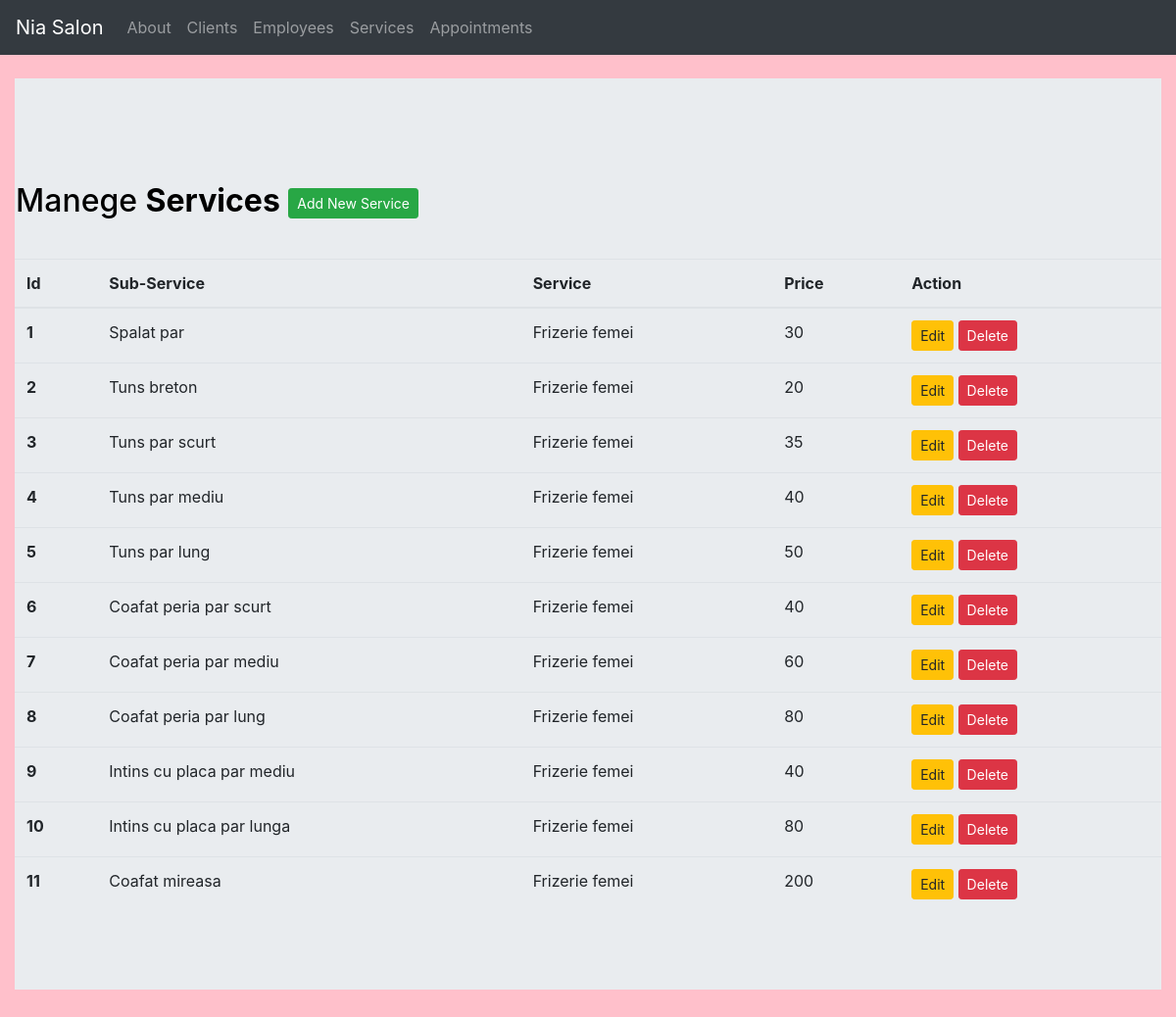
/services, run on the app's committed database.
### app.py (models this page shows, shortened)
class Services(db.Model):
    id = db.Column(db.Integer, primary_key = True)
    sub_service = db.Column(db.String(50),nullable = False)
    service = db.Column(db.String(50), nullable = False)
    price = db.Column(db.Integer, nullable = False)

### app.py (the view)
@app.route('/services')
def services():
    all_data = Services.query.all()
    return render_template('t5_services.html', services = all_data)

### templates/t5_services.html (shortened to what this page needs)
{% extends 'base.html' %}
{% block content %}
<div class="container-fluid">
    <div class="row">
      <div class="col md-12" style="background-color:pink;">
        <br/>
        <div class="jumbotron jumbotron-fluid">
          <h2>Manege <b>Services</b>
            <button type="button" class="btn btn-success btn-sm" data-toggle="modal" data-target="#mymodal">Add New Service</button>
          </h2>
          <br/><br/><br/><br/>
          <table class="table table-hover">
            <thead>
            <br/>
              <tr>
                <th scope="col">Id</th>
                <th scope="col">Sub-Service</th>
                <th scope="col">Service</th>
                <th scope="col">Price</th>
                <th scope="col">Action</th>
              </tr>
            </thead>
            <tbody>
            {% for row in services %}
              <tr>
                <th>{{row.id}}</th>
                <td>{{row.sub_service}}</td>
                <td>{{row.service}}</td>
                <td>{{row.price}}</td>
                <td>
                  <a href="/updatee/{{row.id}}" class="btn btn-warning btn-sm" data-toggle="modal" data-target="#modaledit{{row.id}}">Edit</a>
                  <a href="/deletee/{{row.id}}" class="btn btn-danger btn-sm" onclick="return confirm('Are you sure to delete this service?')">Delete</a>
                </td>
              </tr>
            {% endfor %}
            </tbody>
          </table>
        </div>
      </div>
    </div>
  </div>
{% endblock %}

### templates/base.html (shortened to what this page needs)
<!doctype html>
<html lang="en">
  <head>
    <link rel="stylesheet" href="https://cdn.jsdelivr.net/npm/bootstrap@4.6.2/dist/css/bootstrap.min.css">
    <link rel="stylesheet" href="static/css/style.css">
  </head>
  <body>
    <nav class="navbar navbar-expand-lg navbar-dark bg-dark">
  <a class="navbar-brand" href="/">Nia Salon</a>
  <div class="collapse navbar-collapse" id="navbarSupportedContent">
    <ul class="navbar-nav mr-auto">
      <li class="nav-item">
        <a class="nav-link" href="/about">About</a>
      </li>
      <li class="nav-item">
        <a class="nav-link" href="/clients">Clients</a>
      </li>
      <li class="nav-item">
        <a class="nav-link" href="/employees">Employees</a>
      </li>
      <li class="nav-item">
        <a class="nav-link" href="/services">Services</a>
      </li>
      <li class="nav-item">
        <a class="nav-link" href="/appointments">Appointments</a>
      </li>
    </ul>
  </div>
</nav>
{% block content %}
{% endblock %}
  </body>
</html>

### static/css/style.css (style rules this page uses)
h2 { color:black; position: absolute; top: 130px; left: 16px; font-size: 200%; }

### data on the page
Services: id "1", sub_service "Spalat par", service "Frizerie femei", price "30"
Services: id "2", sub_service "Tuns breton", service "Frizerie femei", price "20"
Services: id "3", sub_service "Tuns par scurt", service "Frizerie femei", price "35"
Services: id "4", sub_service "Tuns par mediu", service "Frizerie femei", price "40"
Services: id "5", sub_service "Tuns par lung", service "Frizerie femei", price "50"
Services: id "6", sub_service "Coafat peria par scurt", service "Frizerie femei", price "40"
Services: id "7", sub_service "Coafat peria par mediu", service "Frizerie femei", price "60"
Services: id "8", sub_service "Coafat peria par lung", service "Frizerie femei", price "80"
Services: id "9", sub_service "Intins cu placa par mediu", service "Frizerie femei", price "40"
Services: id "10", sub_service "Intins cu placa par lunga", service "Frizerie femei", price "80"
Services: id "11", sub_service "Coafat mireasa", service "Frizerie femei", price "200"
